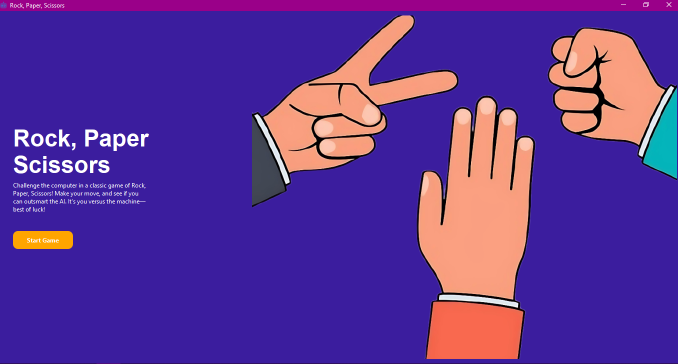
#> input picture 1.png, 1356 x 728 px (shown at 1/2 size)
$ python -i gesture_recognition.py   (imports and definitions only)
#> lines starting #> are read from the running program, lines starting #| are printed output that depends on the picture
import cv2
import numpy as np
import time

class GestureRecognizer:
    def __init__(self):
        # Constants for gesture recognition
        self.gestures = {
            'rock': 0,
            'paper': 1,
            'scissors': 2
        }
        # Initialize background subtractor with relaxed parameters
        self.bg_subtractor = cv2.createBackgroundSubtractorMOG2(history=200, varThreshold=25, detectShadows=False)
        self.kernel = np.ones((7, 7), np.uint8)  # Larger kernel for more aggressive morphology
        self.last_gesture = None
        self.countdown_active = False
        self.countdown_start = 0
        # Gesture stability tracking
        self.gesture_history = []
        self.history_size = 5

    def preprocess_frame(self, frame):
        """Enhanced preprocessing for poor quality cameras"""
        # Resize for better processing (optional, can help with poor cameras)
        # frame = cv2.resize(frame, (320, 240))

        # Apply bilateral filter to reduce noise while preserving edges
        filtered = cv2.bilateralFilter(frame, 9, 75, 75)

        # Increase contrast
        lab = cv2.cvtColor(filtered, cv2.COLOR_BGR2LAB)
        l, a, b = cv2.split(lab)
        clahe = cv2.createCLAHE(clipLimit=3.0, tileGridSize=(8, 8))
        l = clahe.apply(l)
        enhanced = cv2.merge((l, a, b))
        enhanced = cv2.cvtColor(enhanced, cv2.COLOR_LAB2BGR)

        # Convert to grayscale
        gray = cv2.cvtColor(enhanced, cv2.COLOR_BGR2GRAY)

        # Apply Gaussian blur
        blurred = cv2.GaussianBlur(gray, (9, 9), 0)

        # Apply background subtraction
        fg_mask = self.bg_subtractor.apply(blurred)

        # Remove shadows (gray pixels)
        _, thresh = cv2.threshold(fg_mask, 180, 255, cv2.THRESH_BINARY)

        # Perform morphological operations
        opening = cv2.morphologyEx(thresh, cv2.MORPH_OPEN, self.kernel, iterations=1)
        dilated = cv2.dilate(opening, self.kernel, iterations=2)

        # Additional closing to connect nearby contours
        closed = cv2.morphologyEx(dilated, cv2.MORPH_CLOSE, self.kernel, iterations=2)

        return closed

    def find_contours(self, processed_frame):
        """Find contours in the processed frame with a lower area threshold"""
        contours, _ = cv2.findContours(processed_frame, cv2.RETR_EXTERNAL, cv2.CHAIN_APPROX_SIMPLE)
        if contours:
            # Find the largest contour (assuming it's the hand)
            max_contour = max(contours, key=cv2.contourArea)
            if cv2.contourArea(max_contour) > 500:  # Lower threshold for poor cameras
                return max_contour
        return None

    def recognize_gesture(self, contour, frame):
        """Recognize the gesture with more tolerance for errors"""
        if contour is None:
            return None, frame

        # Create a convex hull around the contour
        hull = cv2.convexHull(contour)

        # Find convexity defects - handle with more error tolerance
        try:
            # Simplify contour less aggressively
            epsilon = 0.005 * cv2.arcLength(contour, True)
            contour = cv2.approxPolyDP(contour, epsilon, True)
            hull_indices = cv2.convexHull(contour, returnPoints=False)

            # If hull_indices is empty or doesn't have enough points, return None
            if hull_indices is None or len(hull_indices) < 3:
                return self.get_stable_gesture(), frame

            defects = cv2.convexityDefects(contour, hull_indices)
        except:
            return self.get_stable_gesture(), frame

        # Count fingers (defects)
        finger_count = 0

        # Draw the contour and convexity defects
        result_frame = frame.copy()
        cv2.drawContours(result_frame, [contour], -1, (0, 255, 0), 2)

        if defects is not None:
            for i in range(defects.shape[0]):
                s, e, f, d = defects[i, 0]
                start = tuple(contour[s][0])
                end = tuple(contour[e][0])
                far = tuple(contour[f][0])

                # Calculate distance between points
                a = np.sqrt((end[0] - start[0]) ** 2 + (end[1] - start[1]) ** 2)
                b = np.sqrt((far[0] - start[0]) ** 2 + (far[1] - start[1]) ** 2)
                c = np.sqrt((end[0] - far[0]) ** 2 + (end[1] - far[1]) ** 2)

                # Calculate angle with protection against division by zero
                try:
                    angle = np.arccos((b ** 2 + c ** 2 - a ** 2) / max(2 * b * c, 0.001))
                except:
                    continue

                # More tolerance in angle detection (increased from 90 to 100 degrees)
                if angle <= np.pi * 100/180:
                    finger_count += 1
                    cv2.circle(result_frame, far, 5, [0, 0, 255], -1)

            # Determine gesture based on finger count with lower precision requirements
            gesture = None

            # Always add 1 to finger_count (thumb)
            finger_count += 1

            if finger_count <= 2:
                gesture = 'rock'
            elif finger_count >= 4:
                gesture = 'paper'
            else:
                gesture = 'scissors'

            # Track gesture stability
            if gesture:
                self.gesture_history.append(gesture)
                if len(self.gesture_history) > self.history_size:
                    self.gesture_history.pop(0)

                stable_gesture = self.get_stable_gesture()

                # Draw text on the frame
                cv2.putText(result_frame, f"Detected: {gesture}", (10, 30),
                           cv2.FONT_HERSHEY_SIMPLEX, 0.7, (0, 255, 0), 2)

                if stable_gesture:
                    cv2.putText(result_frame, f"Stable: {stable_gesture}", (10, 60),
                              cv2.FONT_HERSHEY_SIMPLEX, 0.7, (0, 255, 255), 2)

                return stable_gesture or gesture, result_frame

        return self.get_stable_gesture(), result_frame

    def get_stable_gesture(self):
        """Return the most common gesture in history if it appears more than once"""
        if not self.gesture_history:
            return None

        # Count occurrences
        counts = {}
        for g in self.gesture_history:
            counts[g] = counts.get(g, 0) + 1

        # Find most common
        most_common = max(counts.items(), key=lambda x: x[1])

        # Only return if it appears multiple times
        if most_common[1] >= 2:
            return most_common[0]
        return None

    def process_frame(self, frame):
        """Process a frame and return recognized gesture and visualization"""
        if frame is None or frame.size == 0:
            return None, np.zeros((350, 350, 3), dtype=np.uint8)

        # Create a region of interest rectangle
        h, w = frame.shape[:2]

        # Make ROI dynamic based on frame size
        roi_size = min(w, h) - 20
        roi_left = (w - roi_size) // 2
        roi_top = (h - roi_size) // 2
        roi_right = roi_left + roi_size
        roi_bottom = roi_top + roi_size

        # Ensure ROI is within frame boundaries
        roi_left = max(0, roi_left)
        roi_top = max(0, roi_top)
        roi_right = min(w, roi_right)
        roi_bottom = min(h, roi_bottom)

        # Extract ROI
        roi = frame[roi_top:roi_bottom, roi_left:roi_right]

        if roi.size == 0:
            return None, frame

        # Add green rectangle
        cv2.rectangle(frame, (roi_left, roi_top), (roi_right, roi_bottom), (0, 255, 0), 2)

        # Process the ROI
        processed_roi = self.preprocess_frame(roi)
        contour = self.find_contours(processed_roi)

        gesture, visualization = self.recognize_gesture(contour, roi)

        # Add the visualization to the frame
        try:
            frame[roi_top:roi_bottom, roi_left:roi_right] = visualization
        except:
            # Fallback if sizes don't match
            resized_viz = cv2.resize(visualization, (roi_right - roi_left, roi_bottom - roi_top))
            frame[roi_top:roi_bottom, roi_left:roi_right] = resized_viz

        # Handle gesture detection with countdown
        current_time = time.time()

        if gesture and not self.countdown_active:
            self.countdown_active = True
            self.countdown_start = current_time
            self.last_gesture = gesture
        elif self.countdown_active and current_time - self.countdown_start > 1.0:
            self.countdown_active = False
            detected_gesture = self.last_gesture
            self.last_gesture = None
            return detected_gesture, frame

        return None, frame

>>> import cv2
>>> picture = cv2.imread('../1.png')
#> picture is the input picture: shape (728, 1356, 3); mean B, G, R 148.2, 53, 94.5
>>> result = GestureRecognizer().process_frame(picture)
#> in preprocess_frame, `lab = cv2.cvtColor(filtered, cv2.COLOR_BGR2LAB)`: lab: shape (708, 708, 3); mean of channels 0, 1, 2 93.3, 169.1, 91.4
#> in preprocess_frame, `l, a, b = cv2.split(lab)`:
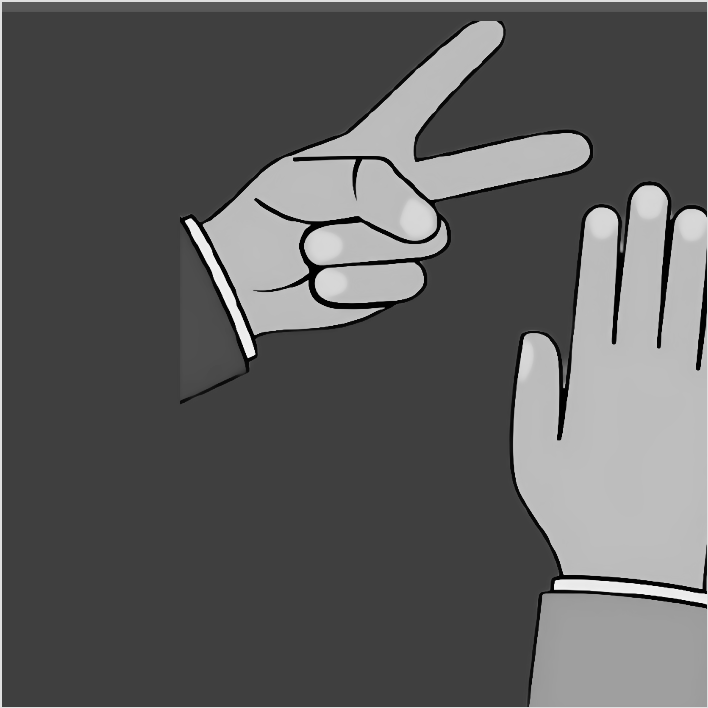
#> l: shape (708, 708); min 0, max 244, mean 93.3
#> in preprocess_frame, `l, a, b = cv2.split(lab)`:
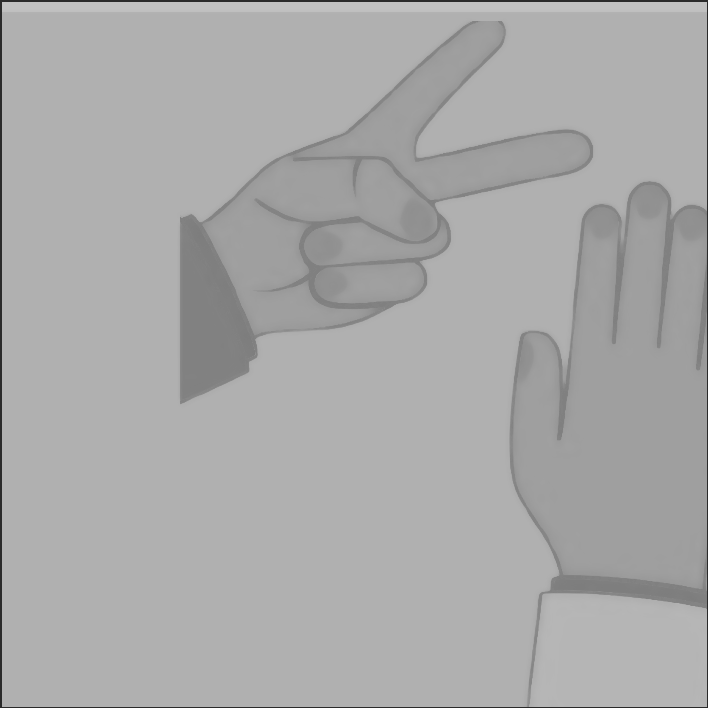
#> a: shape (708, 708); min 42, max 193, mean 169.1
#> in preprocess_frame, `l, a, b = cv2.split(lab)`:
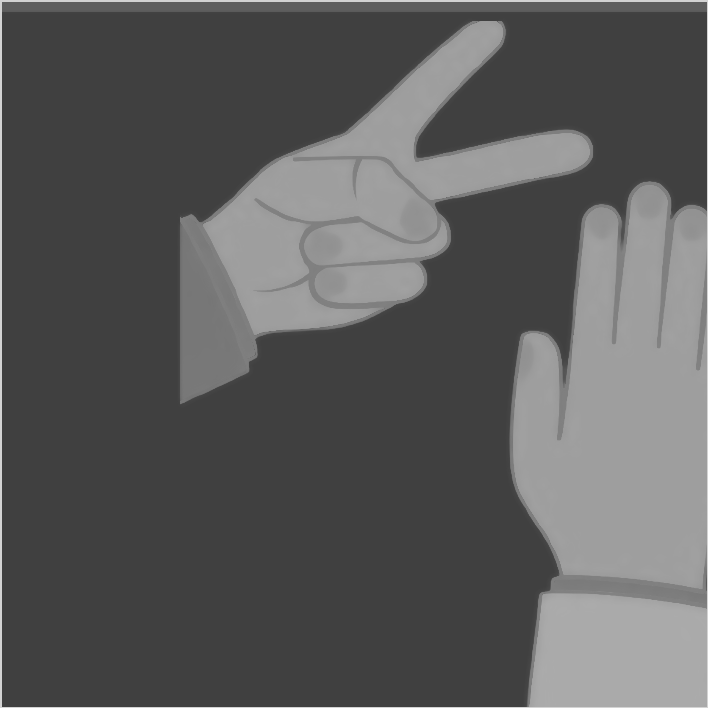
#> b: shape (708, 708); min 64, max 211, mean 91.4
#> in preprocess_frame, `enhanced = cv2.merge((l, a, b))`: enhanced: shape (708, 708, 3); mean of channels 0, 1, 2 96, 169.1, 91.4
#> in preprocess_frame, `enhanced = cv2.cvtColor(enhanced, cv2.COLOR_LAB2BGR)`:
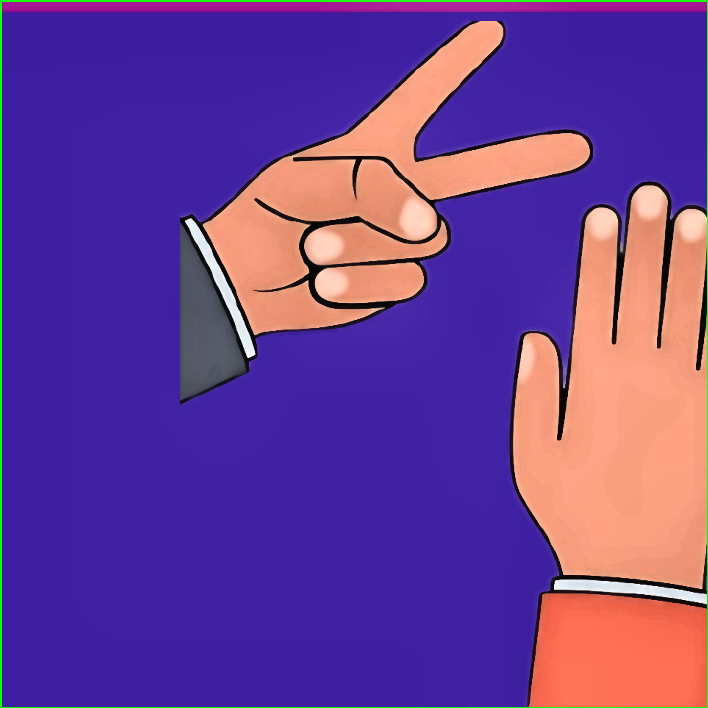
#> enhanced: shape (708, 708, 3); mean B, G, R 146.3, 64.1, 108.4
#> in preprocess_frame, `gray = cv2.cvtColor(enhanced, cv2.COLOR_BGR2GRAY)`:
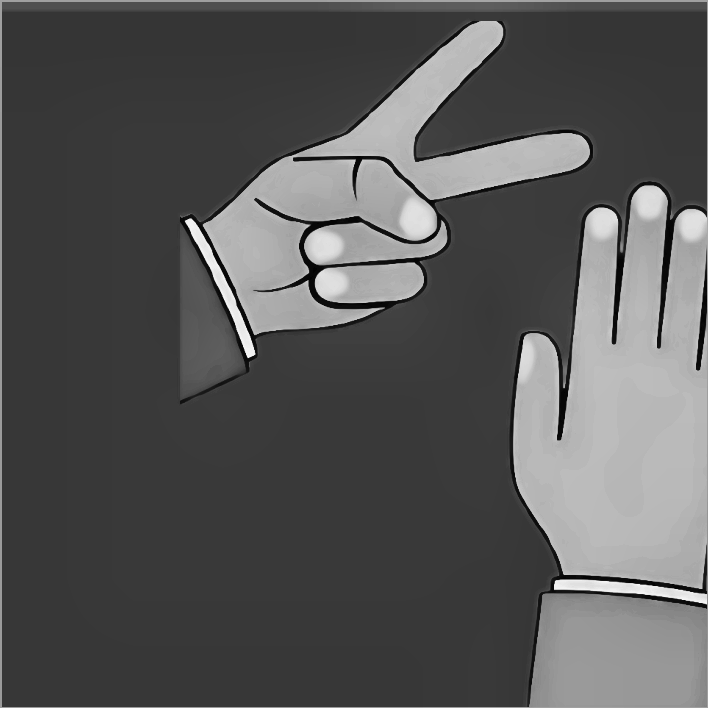
#> gray: shape (708, 708); min 2, max 246, mean 86.6
#> in preprocess_frame, `blurred = cv2.GaussianBlur(gray, (9, 9), 0)`:
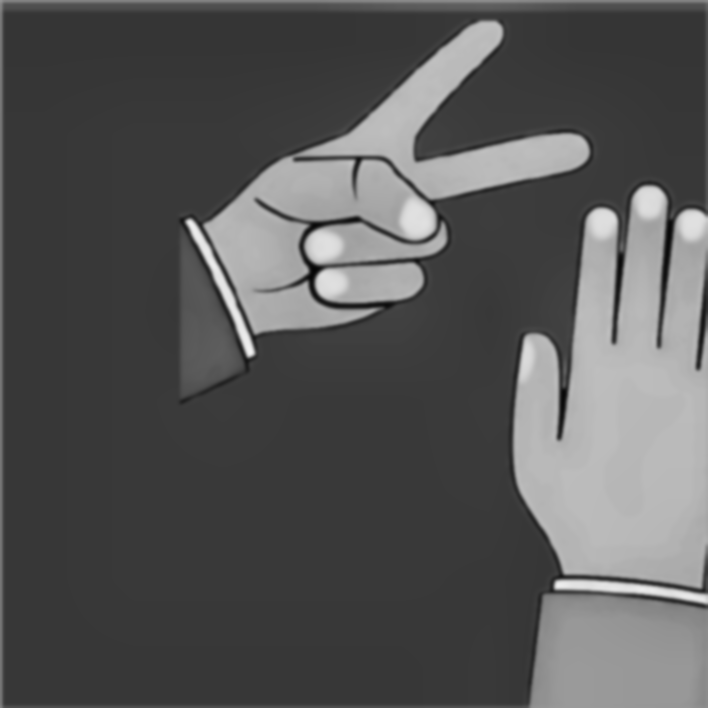
#> blurred: shape (708, 708); min 4, max 241, mean 86.4
#> in preprocess_frame, `fg_mask = self.bg_subtractor.apply(blurred)`: fg_mask: shape (708, 708); every value is 255
#> in find_contours, `contours, _ = cv2.findContours(processed_frame, cv2.RETR_EXTERNAL, cv2..`: contours = [[[0, 0], [0, 707], [707, 707], [707, 0]]]
#> in find_contours, `max_contour = max(contours, key=cv2.contourArea)`: max_contour = [[0, 0], [0, 707], [707, 707], [707, 0]]
#> in recognize_gesture, `hull = cv2.convexHull(contour)`: hull = [[707, 0], [707, 707], [0, 707], [0, 0]]
#> in recognize_gesture, `epsilon = 0.005 * cv2.arcLength(contour, True)`: epsilon = 14.14
#> in recognize_gesture, `contour = cv2.approxPolyDP(contour, epsilon, True)`: contour = [[0, 0], [0, 707], [707, 707], [707, 0]]
#> in recognize_gesture, `hull_indices = cv2.convexHull(contour, returnPoints=False)`: hull_indices = [3, 2, 1, 0]
#> in recognize_gesture, `cv2.drawContours(result_frame, [contour], -1, (0, 255, 0), 2)`:
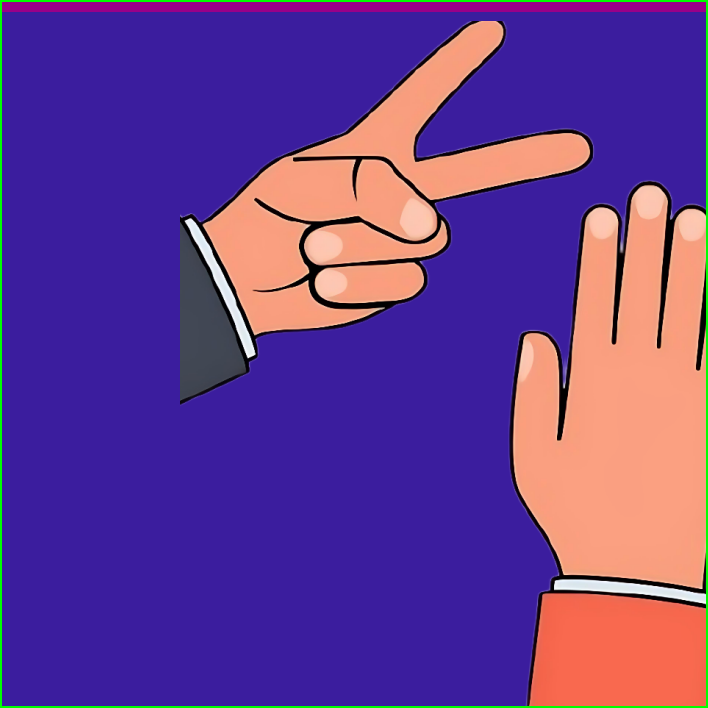
#> result_frame: shape (708, 708, 3); mean B, G, R 142.6, 61.7, 104.2

$ run again, on 2.png
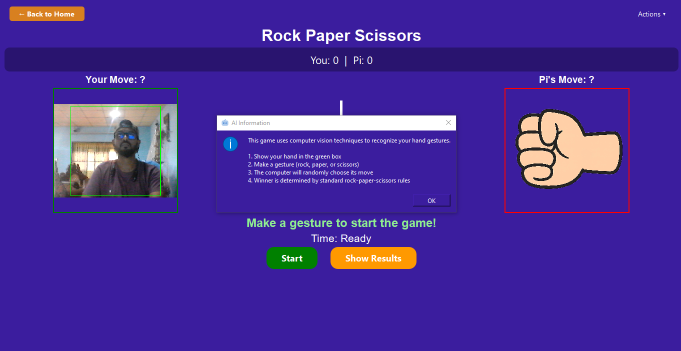
#> input picture 2.png, 1362 x 702 px (shown at 1/2 size)
#> picture is the input picture: shape (702, 1362, 3); mean B, G, R 152.1, 45.2, 72.2
#> lab: shape (682, 682, 3); mean of channels 0, 1, 2 75.8, 169.4, 73.8
#> in preprocess_frame, `blurred = cv2.GaussianBlur(gray, (9, 9), 0)`:
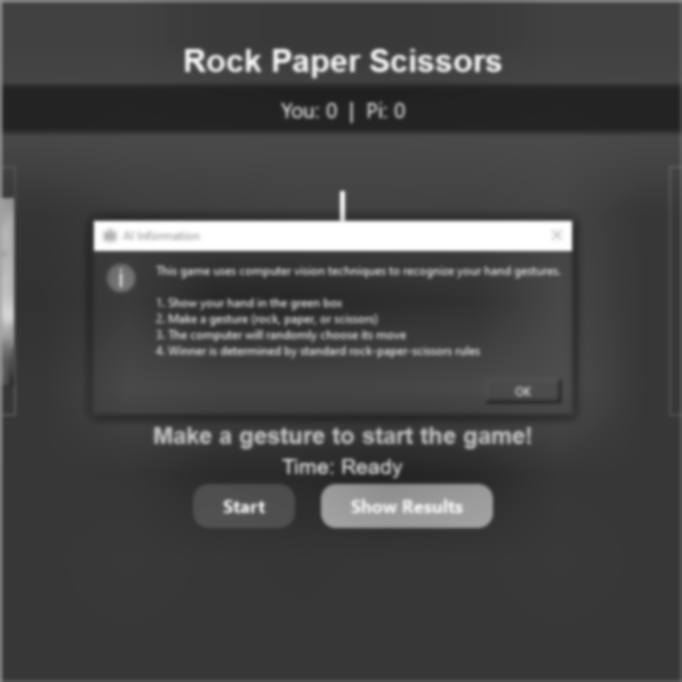
#> blurred: shape (682, 682); min 32, max 255, mean 69.9
#> fg_mask: shape (682, 682); every value is 255
#> contours = [[[0, 0], [0, 681], [681, 681], [681, 0]]]
#> max_contour = [[0, 0], [0, 681], [681, 681], [681, 0]]
#> hull = [[681, 0], [681, 681], [0, 681], [0, 0]]
#> epsilon = 13.62
#> in recognize_gesture, `contour = cv2.approxPolyDP(contour, epsilon, True)`: contour = [[0, 0], [0, 681], [681, 681], [681, 0]]
#> hull_indices = [3, 2, 1, 0]
#> in recognize_gesture, `cv2.drawContours(result_frame, [contour], -1, (0, 255, 0), 2)`:
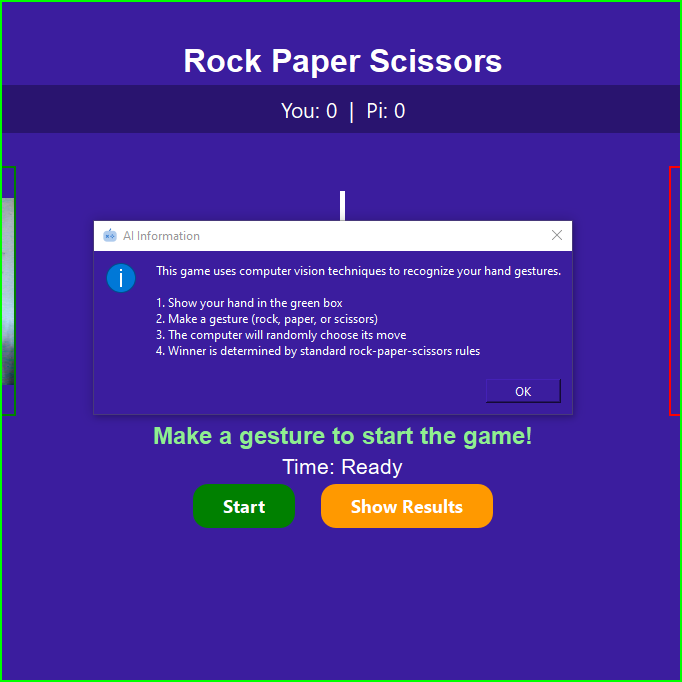
#> result_frame: shape (682, 682, 3); mean B, G, R 153.1, 46.6, 69.7
